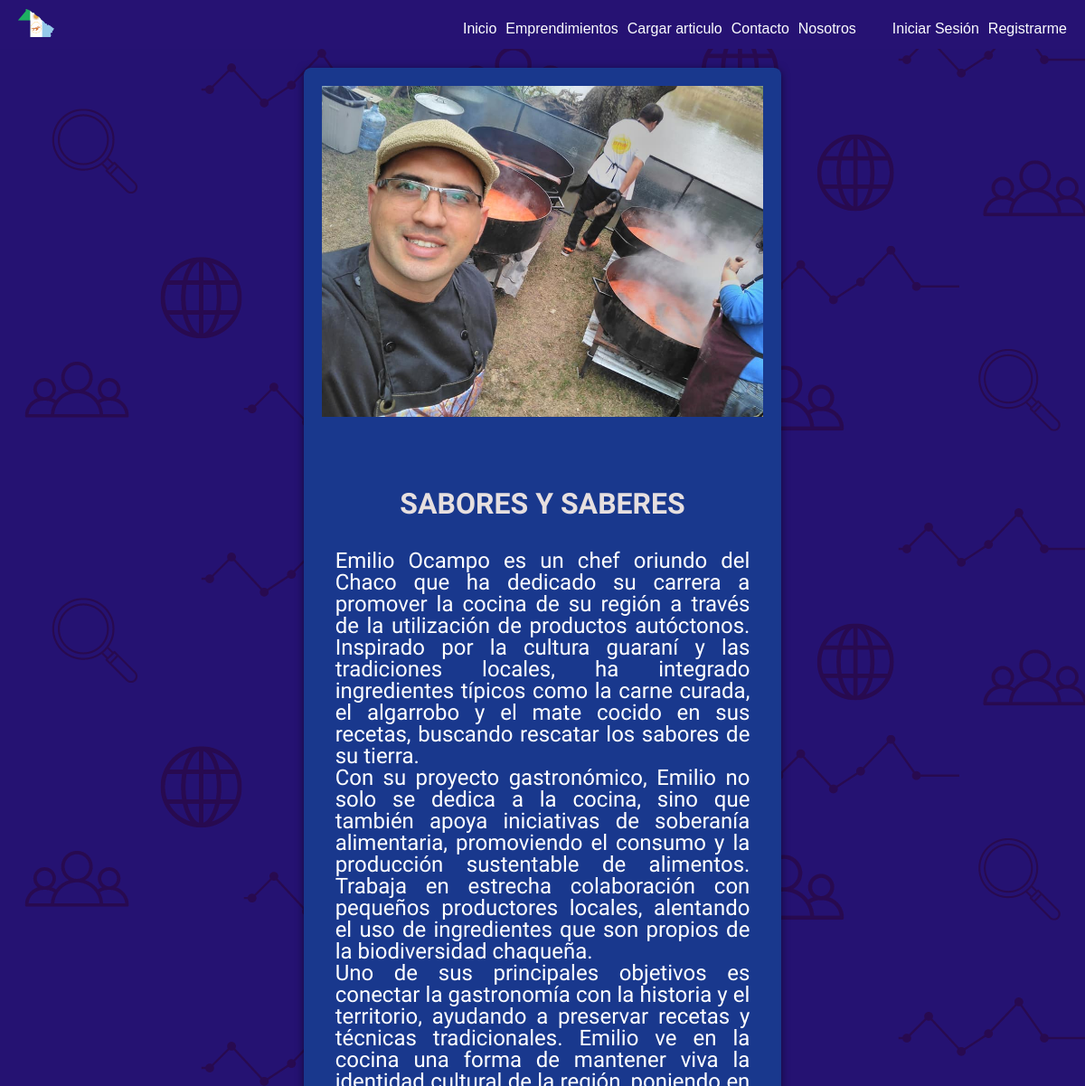
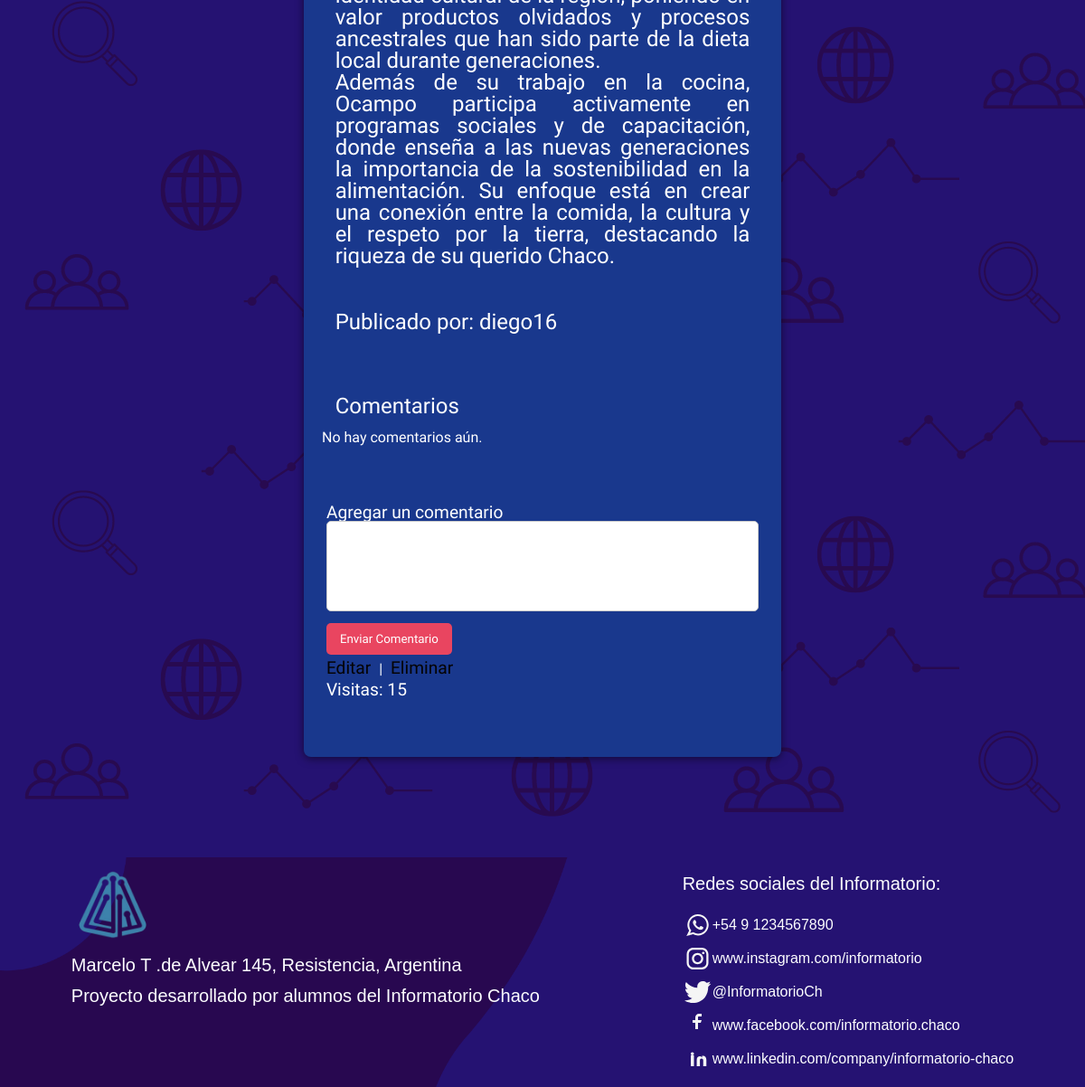
The app's page /emprendimientos/detalle/3/ with its own data (2 pictures, top to bottom).
### apps/emprendimientos/models.py (models this page shows, shortened)
class Articulo(models.Model):
    titulo = models.CharField(max_length=200)
    contenido = models.TextField()
    autor = models.ForeignKey(User, on_delete=models.CASCADE)
    categoria = models.ForeignKey(Categoria, on_delete=models.SET_NULL, null=True)
    fecha_publicacion = models.DateTimeField(auto_now_add=True)
    imagen = models.ImageField(upload_to='imagenes/', blank=True, null=True)
    destacado = models.BooleanField(default=False)
    visitas = models.PositiveIntegerField(default=0)

### apps/emprendimientos/views.py (the view, shortened to what this page needs)
# urls.py: path('detalle/<int:pk>/', ArticuloDetailView.as_view(), name='detalle_articulo'),
class ArticuloDetailView(DetailView):
    model = Articulo
    template_name = 'emprendimientos/detalle_articulo.html'
    context_object_name = 'articulo'
    def get_object(self):
        articulo = super().get_object()
        articulo.visitas += 1
        articulo.save()
        return articulo
    def get_context_data(self, **kwargs):
        context = super().get_context_data(**kwargs)
        context['comentarios'] = Comentario.objects.filter(articulo=self.object)
        return context

### templates/emprendimientos/detalle_articulo.html (shortened to what this page needs)
{% extends "base.html" %}
{% block contenido %}
<section class="art_detalle">
    <img class="imagen__detalle" src="{{ articulo.imagen.url }}" alt="{{ articulo.titulo }}">
    <div class="art_det">
        <h1 class="titulo_art">{{ articulo.titulo }}</h1>
        <p class="p_description">{{ articulo.contenido|linebreaksbr }}</p>
        <p class="p_description">Publicado por: {{ articulo.autor }}</p>
    </div>
    <h2 class="p_description">Comentarios</h2>
    {% for comentario in articulo.comentarios.all %}
    <div class="art_det">
        <p><strong>{{ comentario.autor.username }}</strong> dice:</p>
        <p class="art_com">{{ comentario.contenido }}</p>
        <p><em>{{ comentario.fecha }}</em></p>
        <a class="boton_det" href="{% url 'comentarios:editar_comentario' comentario.pk %}">Editar</a>
        <form action="{% url 'comentarios:eliminar_comentario' comentario.pk %}" method="post" style="display:inline;">
            {% csrf_token %}
            <button type="submit">Eliminar</button>
        </form>
    </div>
    {% empty %}
    <p>No hay comentarios aún.</p>
    {% endfor %}
    <div class="art_com">
        <h3>Agregar un comentario</h3>
        <form action="{% url 'comentarios:agregar_comentario' articulo_id=articulo.id %}" method="post">
            <textarea class="comentario_textarea" name="contenido" required></textarea>
            <button type="submit">Enviar Comentario</button>
        </form>
    </div>
    <div class="art_det">
        <a class="boton_det" href="{% url 'emprendimientos:editar_articulo' articulo.pk %}">Editar</a> |
        <a class="boton_det" href="{% url 'emprendimientos:eliminar_articulo' articulo.pk %}">Eliminar</a>
        <p class="boton_visit">Visitas: {{ articulo.visitas }}</p>
    </div>
</section>
{% endblock contenido %}

### static/css/style.css (style rules this page uses)
* { box-sizing: border-box; font-family: 'Work Sans'; margin: 0; padding: 0; }
html { scroll-behavior: smooth; }
:root { --color-purpura: rgb(40, 8, 81); --color-azulpupura: rgb(38, 18, 115); --color-azul-yankees: #092d51; --color-blanco: rgb(253, 254, 255); --color-negro: rgb(0, 0, 0); }
a { text-decoration: none; }

### static/css/crear_articulo.css (style rules this page uses)
body { font-family: Arial, sans-serif; background-image: url('../img/fondoprueba.png'); color: var(--color-blanco); margin: 0; padding: 0; min-height: 100vh; box-sizing: border-box; }
html, body { height: 100%; }

### static/css/nosotros.css (style rules this page uses)
body { font-family: Arial, sans-serif; }
h1 { color: var(--color-blanco); text-align: center; margin-top: 80px; font-weight: bold; font-size: 160%; }
h3 { color: var(--color-blanco); margin-top: 40px; font-size: 120%; }
.nosotros-intro, .nosotros-description, p { text-align: justify; margin-bottom: 20px; color: #ffffff; }

### static/css/detalle_articulo.css (style rules this page uses)
.art_detalle { margin: 75px 336px; max-width: 800px; padding: 20px; background-color: #19388d; border-radius: 8px; box-shadow: 0 2px 10px rgba(0, 0, 0, 0.5); display: flex; flex-direction: column; align-items: stretch; }
.art_det { margin-bottom: 20px; }
.titulo_art { font-size: 2em; margin-bottom: 20px; color: #e6dfdf; }
.art_com { color: #7fe6ff; padding: 1%; }
button { background-color: #e94560; color: white; padding: 10px 15px; border: none; border-radius: 5px; cursor: pointer; margin-top: 10px; }
.p_description { padding: 3%; font-size: x-large; }
.comentario_textarea { width: 100%; height: 100px; max-height: 100px; padding: 10px; border-radius: 5px; border: 1px solid #ccc; resize: none; }
.boton_det { padding: 1%; font-size:larger; color: #050303; }
.boton_visit { padding: 1%; font-size: larger; }
.imagen__detalle { width: 100%; }

### static/css/contacto.css (style rules this page uses)
* { box-sizing: border-box; margin: 0; padding: 0; }

### records on screen
Articulo: imagen (picture), titulo "SABORES Y SABERES", contenido "Emilio Ocampo es un chef oriundo del Chaco que ha dedicado su carrera a promover la cocina de su región a través de la utilización de productos autóctonos. Inspirado por la cultura guaraní y las tradiciones locales, ha integrado ingredientes típicos como la carne curada, el algarrobo y el mate cocido en sus recetas, buscando rescatar los sabores de su tierra. Con su proyecto gastronómico, Emilio no solo se dedica a la cocina, sino que también apoya iniciativas de soberanía alimentaria, promoviendo el consumo y la producción sustentable de alimentos. Trabaja en estrecha colaboración con pequeños productores locales, alentando el uso de ingredientes que son propios de la biodiversidad…", autor "diego16", visitas "15"
